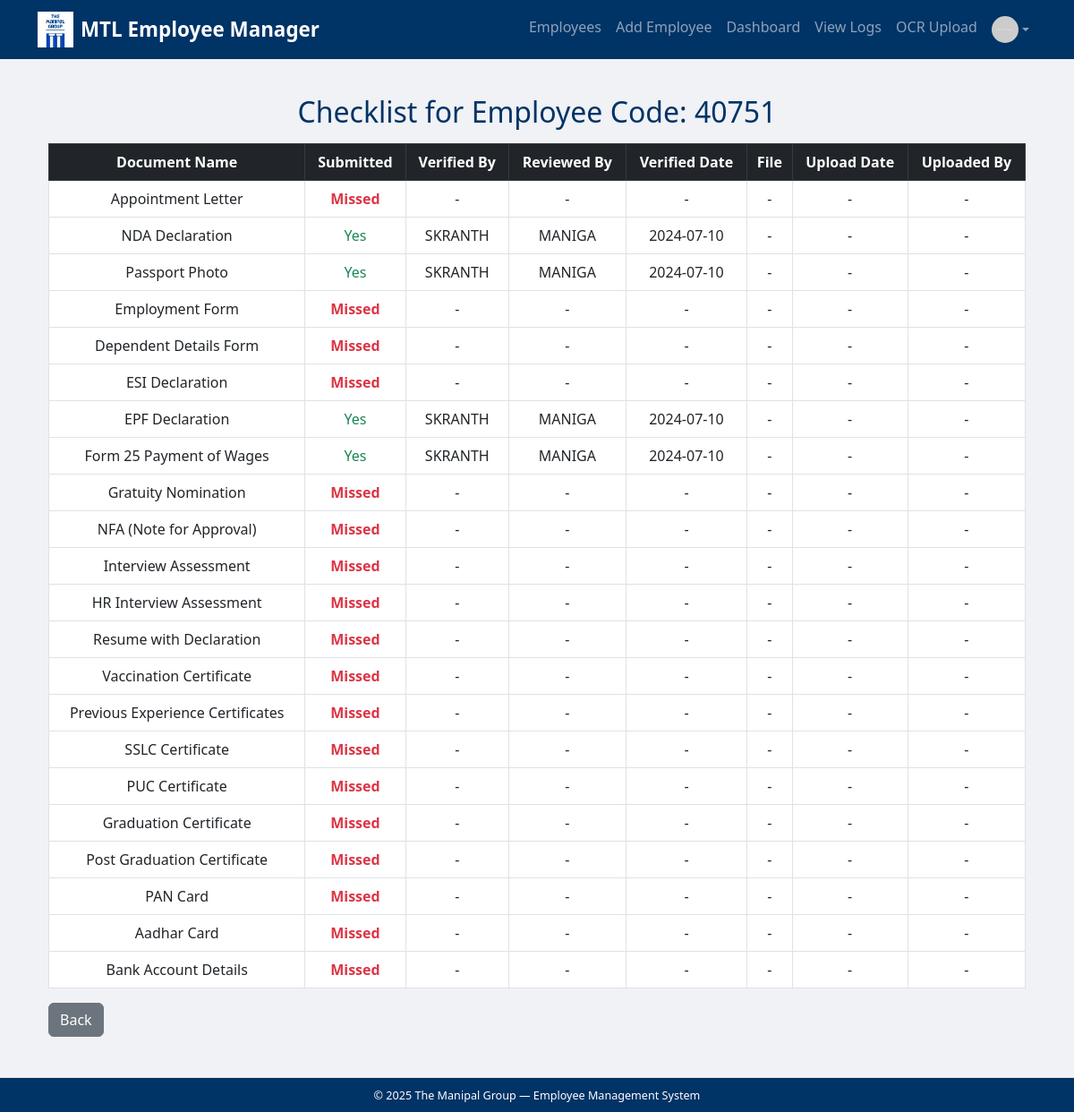
Screenshot of /view_checklist/40751 (signed in) with the database file from the repository.
### tables this page shows
CREATE TABLE checklist (
            id INTEGER PRIMARY KEY AUTOINCREMENT,
            employee_id INTEGER NOT NULL,
            document_name TEXT NOT NULL,
            is_submitted TEXT NOT NULL,
            verified_by TEXT,
            reviewed_by TEXT,
            verified_date TEXT, file_path TEXT, uploaded_by TEXT, upload_date TEXT,
            FOREIGN KEY (employee_id) REFERENCES employees(id)
        );

### app.py (the view)
@app.route('/view_checklist/<string:employee_code>')
@login_required
def view_checklist(employee_code):
    employee = get_employee_by_code(employee_code)
    if not employee: return "❌ Employee not found", 404
    return render_template('view_checklist.html', checklist=prepare_checklist_status(employee[0]),
                           employee_code=employee_code)

### app.py (called while the page is built)
def login_required(f):
    @wraps(f)
    def wrapper(*args, **kwargs):
        if 'user_role' not in session:
            return redirect(f"/login?next={request.path}")
        return f(*args, **kwargs)
    return wrapper

### utils/database.py (called while the page is built)
def create_connection():
    return sqlite3.connect(DB_NAME)

def get_checklist_by_employee(employee_id):
    with create_connection() as conn:
        return conn.execute(
            """
            SELECT
                document_name,
                is_submitted,
                verified_by,
                reviewed_by,
                verified_date,
                file_path,
                uploaded_by,
                upload_date
            FROM checklist
            WHERE employee_id = ?;
            """,
            (employee_id,),
        ).fetchall()

def get_employee_by_code(employee_code):
    with create_connection() as conn:
        return conn.execute("""
            SELECT * FROM employees WHERE employee_code = ?;
        """, (employee_code,)).fetchone()

### templates/view_checklist.html
{% extends 'base.html' %}
{% block content %}
<div class="container">
    <h2 class="text-center my-3">Checklist for Employee Code: {{ employee_code }}</h2>
    <table class="table table-bordered text-center">
        <thead class="table-dark">
            <tr>
                <th>Document Name</th>
                <th>Submitted</th>
                <th>Verified By</th>
                <th>Reviewed By</th>
                <th>Verified Date</th>
                {% if session['user_role'] in ['admin', 'super_admin'] %}
                <th>File</th>
                <th>Upload Date</th>
                <th>Uploaded By</th>
                {% endif %}
            </tr>
        </thead>
        <tbody>
            {% for item in checklist %}
            <tr>
                <td>{{ item.document_name }}</td>
                <td>
                    {% if item.is_submitted == 'Missed' %}
                        <span class="text-danger fw-bold">{{ item.is_submitted }}</span>
                    {% else %}
                        <span class="text-success">{{ item.is_submitted }}</span>
                    {% endif %}
                </td>
                <td>{{ item.verified_by }}</td>
                <td>{{ item.reviewed_by }}</td>
               <td>{{ item.verified_date }}</td>
                {% if session['user_role'] in ['admin', 'super_admin'] %}
                <td>
                    {% if item.file_path %}
                        <a href="/uploads/{{ item.file_path }}" target="_blank">View</a>
                    {% else %}-{% endif %}
                </td>
                <td>{{ item.upload_date or '-' }}</td>
                <td>{{ item.uploaded_by or '-' }}</td>
                {% endif %}
            </tr>
            {% endfor %}
        </tbody>
    </table>
    <a href="/employees" class="btn btn-secondary">Back</a>
</div>
{% endblock %}

### static/css/style.css (style rules this page uses)
body { background-color: #f0f2f5; font-family: 'Segoe UI', Tahoma, Geneva, Verdana, sans-serif; padding-bottom: 60px; }
h2 { text-align: center; color: #003366; margin-bottom: 20px; }

### rows the page displays
checklist: document_name "NDA Declaration", is_submitted "Yes", verified_by "SKRANTH", reviewed_by "MANIGA", verified_date "2024-07-10", upload_date "-", uploaded_by "-"
checklist: document_name "Passport Photo", is_submitted "Yes", verified_by "SKRANTH", reviewed_by "MANIGA", verified_date "2024-07-10", upload_date "-", uploaded_by "-"
checklist: document_name "EPF Declaration", is_submitted "Yes", verified_by "SKRANTH", reviewed_by "MANIGA", verified_date "2024-07-10", upload_date "-", uploaded_by "-"
checklist: document_name "Form 25 Payment of Wages", is_submitted "Yes", verified_by "SKRANTH", reviewed_by "MANIGA", verified_date "2024-07-10", upload_date "-", uploaded_by "-"

### other values shown
{{ employee_code }} "40751"
{{ item.document_name }} "Appointment Letter" "Employment Form" "Dependent Details Form" "ESI Declaration" "Gratuity Nomination" "NFA (Note for Approval)" "Interview Assessment" "HR Interview Assessment" "Resume with Declaration" "Vaccination Certificate" "Previous Experience Certificates" "SSLC Certificate" "PUC Certificate" "Graduation Certificate" "Post Graduation Certificate" "PAN Card" "Aadhar Card" "Bank Account Details"
{{ item.is_submitted }} "Missed" "Missed" "Missed" "Missed" "Missed" "Missed" "Missed" "Missed" "Missed" "Missed" "Missed" "Missed" "Missed" "Missed" "Missed" "Missed" "Missed" "Missed"
{{ item.verified_by }} "-" "-" "-" "-" "-" "-" "-" "-" "-" "-" "-" "-" "-" "-" "-" "-" "-" "-"
{{ item.reviewed_by }} "-" "-" "-" "-" "-" "-" "-" "-" "-" "-" "-" "-" "-" "-" "-" "-" "-" "-"
{{ item.verified_date }} "-" "-" "-" "-" "-" "-" "-" "-" "-" "-" "-" "-" "-" "-" "-" "-" "-" "-"
{{ item.upload_date or '-' }} "-" "-" "-" "-" "-" "-" "-" "-" "-" "-" "-" "-" "-" "-" "-" "-" "-" "-"
{{ item.uploaded_by or '-' }} "-" "-" "-" "-" "-" "-" "-" "-" "-" "-" "-" "-" "-" "-" "-" "-" "-" "-"
